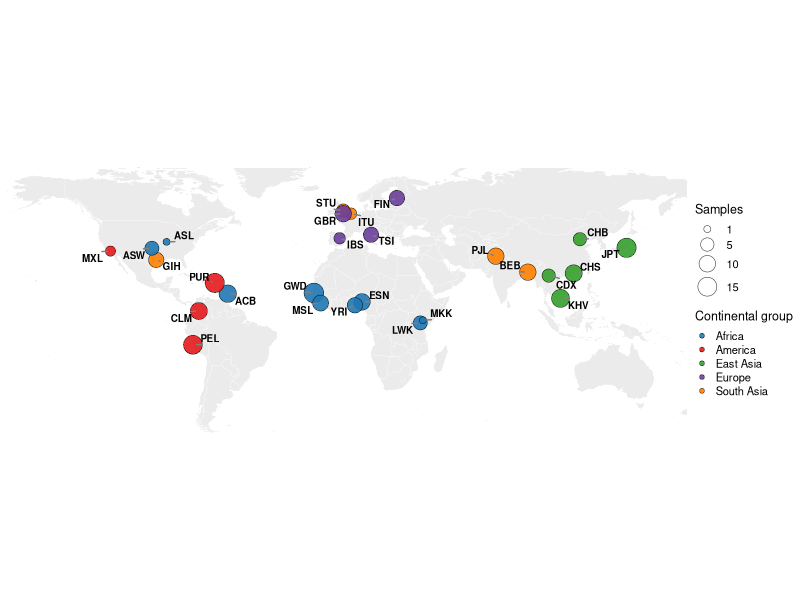
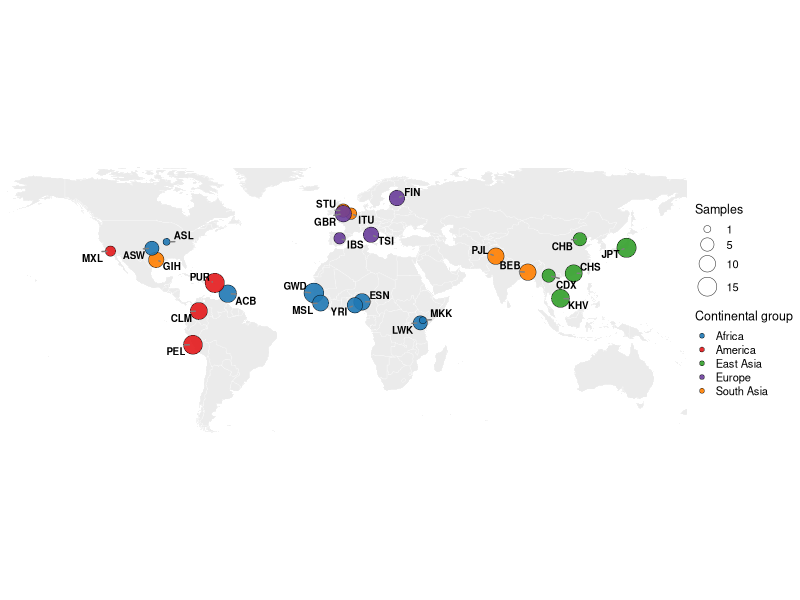

Generate these figures, in order, with R:
library(ggplot2)
library(maps)
library(dplyr)
library(ggrepel)

theme_set(theme_classic(base_size = 10))

# ---------------------------
# Data
# ---------------------------
data <- data.frame(
  pop = c("CDX", "CHB", "JPT", "KHV", "CHS", "BEB", "GIH", "ITU", "PJL", "STU", 
          "ASW", "ACB", "ESN", "GWD", "LWK", "MSL", "YRI", "GBR", "FIN", "IBS", 
          "TSI", "CEU", "CLM", "MXL", "PEL", "PUR", "ASL", "MKK"),
  region = c("East Asia", "East Asia", "East Asia", "East Asia", "East Asia", 
             "South Asia", "South Asia", "South Asia", "South Asia", "South Asia", 
             "Africa", "Africa", "Africa", "Africa", "Africa", "Africa", "Africa", 
             "Europe", "Europe", "Europe", "Europe", "Europe", "America", "America", 
             "America", "America", "Africa", "Africa"),
  lat = c(22, 39.916666, 35.68, 10.78, 23.13333, 23.7, 29.7589, 52.486243, 
          31.554606, 54.00, 35.483, 13.1, 9.06666, 13.454876, -1.27, 8.48, 7.4, 
          52.486243, 60.17, 40.38, 42.1, 40.767, 4.58333, 34.0544, -12.04, 
          18.4, 38.627003, 0.0236),
  lng = c(100.78, 116.383333, 139.68, 106.68, 113.266667, 90.35, -95.3677, 
          2, 74.357158, -1.890401, -97.53333, -59.62, 7.483333, -16.579032, 
          36.61, -13.23, 3.92, -1.890401, 24.93, -3.72, 12, -111.8904, 
          -74.066666, -118.2439, -77.03, -66.1, -90.199402, 37.9062),
  set = c(5, 5, 16, 13, 11, 10, 8, 3, 10, 5, 6, 12, 10, 17, 6, 9, 8, 
          10, 8, 3, 8, 0, 11, 2, 15, 16, 1, 1)
)

data <- data %>%
  filter(set > 0)

# ---------------------------
# colors
# ---------------------------
region_colors <- c(
  "Africa"     = "#1F78B4",
  "America"    = "#E31A1C",
  "East Asia"  = "#33A02C",
  "Europe"     = "#6A3D9A",
  "South Asia" = "#FF7F00"
)

world_map <- map_data("world")

# ---------------------------
# Plot
# ---------------------------
p <- ggplot() +
  geom_polygon(
    data = world_map,
    aes(x = long, y = lat, group = group),
    fill = "grey92",
    color = "white",
    linewidth = 0.08
  ) +
  geom_point(
    data = data,
    aes(x = lng, y = lat, fill = region, size = set),
    shape = 21,
    color = "black",
    stroke = 0.25,
    alpha = 0.9
  ) +
  geom_text_repel(
    data = data,
    aes(x = lng, y = lat, label = pop),
    size = 2.5,
    fontface = "bold",
    color = "black",
    max.overlaps = Inf,
    box.padding = 0.25,
    point.padding = 0.15,
    min.segment.length = 0,
    segment.linewidth = 0.2,
    segment.color = "grey50"
  ) +
  scale_fill_manual(values = region_colors) +
  scale_size_continuous(
    range = c(2.2, 6.5),
    breaks = c(1, 5, 10, 15),
    name = "Samples"
  ) +
  coord_quickmap(xlim = c(-170, 170), ylim = c(-55, 75), expand = FALSE) +
  labs(
    x = NULL,
    y = NULL,
    fill = "Continental group"
  ) +
  theme_void(base_size = 10) +
  theme(
    legend.position = "right",
    legend.title = element_text(size = 9),
    legend.text = element_text(size = 8),
    legend.key.size = unit(0.35, "cm"),
    plot.margin = margin(5, 5, 5, 5)
  )

p

ggsave(
  "global_sample_distribution.pdf",
  plot = p,
  width = 7.2,
  height = 4.0,
  units = "in",
  device = cairo_pdf
)
